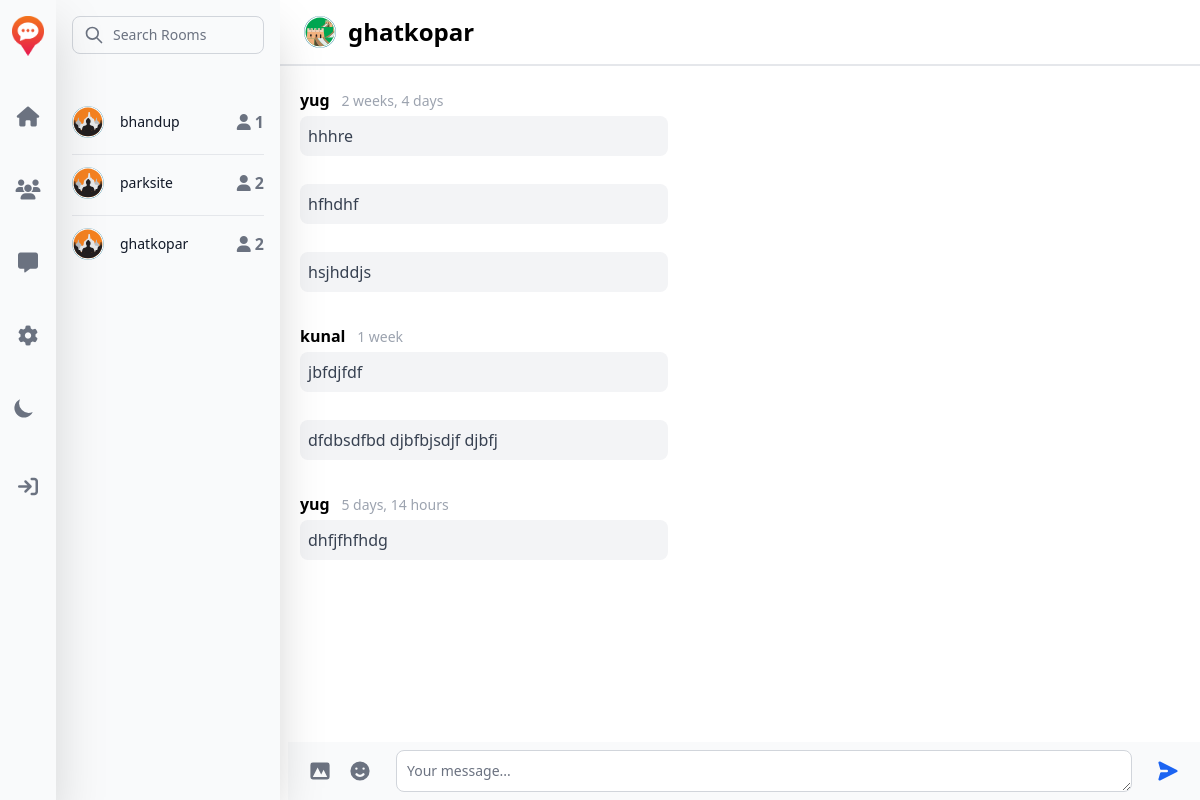
The app's page /room/5 with its own data.
### base/models.py (models this page shows, shortened)
class Room(models.Model):
    host = models.ForeignKey('User', on_delete=models.CASCADE)
    name = models.CharField(max_length=255)
    location = models.ForeignKey(Location, on_delete=models.CASCADE)
    radius = models.PositiveIntegerField()
    participants = models.ManyToManyField('User', blank=True, related_name="participants")
    created = models.DateTimeField(auto_now_add=True)

class Message(models.Model):
    content = models.CharField(max_length=500)
    room = models.ForeignKey(Room, on_delete=models.CASCADE)
    user = models.ForeignKey('User', on_delete=models.CASCADE)
    created = models.DateTimeField(auto_now_add=True)

class User(AbstractUser):
    name = models.CharField(max_length=255, null=True)
    location = models.ForeignKey(Location, on_delete=models.CASCADE, null=True, blank=True)
    rooms = models.ManyToManyField(Room, blank=True)
    def __str__(self):
        return self.username

### base/views.py (the view, shortened to what this page needs)
# urls.py: path('room/<str:pk>', views.room, name='room'),
def room(request, pk):
    global rooms
    if request.user.is_authenticated:
        rooms = getRooms(request)
    room = Room.objects.get(id=pk)
    room_messages = room.message_set.all()
    messages_with_prev = []
    prev_message = None
    for message in room_messages:
        message_with_prev = {
            'message': message,
            'prev_message': prev_message
        }
        messages_with_prev.append(message_with_prev)
        prev_message = message
    participants = room.participants.all()
    context = {'room': room, 'room_messages': messages_with_prev,
               'participants': participants, 'rooms': rooms}
    return render(request, 'base/room.html', context)

### base/templates/base/room.html (shortened to what this page needs)
{% extends 'base/home.html' %}
{% load static %}
{% load custom_tags %}
{% block room_list %}
  {{ block.super }}
{% endblock %}
{% block room %}
<div class="h-full overflow-hidden">
<nav class="fixed w-full h-15 right-0 top-0 pl-72 bg-white border-gray-200 dark:bg-gray-900 border-b-2 border-gray-200 ">
  <div class="max-w-screen-xl flex flex-wrap items-center justify-between mx-auto p-4">
    <a href="{% url 'room' room.id %}" class="flex items-center">
        <img src="{% static 'base/images/svg/Asset_1.svg' %}" class="h-8 mr-3" alt="Flowbite Logo" />
        <span class="self-center text-2xl font-semibold whitespace-nowrap dark:text-white">{{room.name}}</span>
    </a>
  </div>
</nav>
{% block room_chat %}
<div class="chat-box px-3 py-16 scrollbar overflow-y-auto h-full">
  {% for msg in room_messages %}
    {% if msg.message.user.username == request.user.username %}
      <div class="block ml-auto max-w-sm p-2 my-3">
        {% if msg.message.user.username != msg.prev_message.user.username %}
        <p class="font-normal text-sm px-2 py-1 text-end text-gray-400 dark:text-gray-400">
          {{msg.message.created|timesince}}
          <span class="font-bold text-black dark:text-white text-base ml-2">{{msg.message.user}}</span>
        </p>
        {% endif %}
        <div class="border border-gray-200 p-2 rounded-lg w dark:border-gray-700 bg-gradient-to-r from-indigo-500 via-purple-500 to-pink-500">
          <p class="font-normal text-white">
            {{msg.message.content}}
          </p>
        </div>
      </div>
    {% else %}
      <div class="block max-w-sm p-2 my-3">
        {% if msg.message.user.username != msg.prev_message.user.username %}
        <p class="font-normal text-sm py-1 text-gray-400 dark:text-gray-400">
          <span class="font-bold text-black dark:text-white text-base mr-2">{{msg.message.user}}</span>
          {{msg.message.created|timesince}}
        </p>
        {% endif %}
        <div class="p-2 bg-gray-100 rounded-lg w  dark:bg-gray-600">
          <p class="font-normal text-gray-700 dark:text-white">
            {{msg.message.content}}
          </p>
        </div>
      </div>
    {% endif %}
  {% endfor %}
</div>
{% endblock %}
<div class="fixed w-full h-15 right-0 bottom-0 pl-72">
  <form action="" method="POST" class="w-full">
    <div class="flex items-center px-3 py-2 bg-gray-50 dark:bg-gray-700">
        <button type="button" class="inline-flex justify-center p-2 text-gray-500 rounded-lg cursor-pointer hover:text-gray-900 hover:bg-gray-100 dark:text-gray-400 dark:hover:text-white dark:hover:bg-gray-600">
            <svg aria-hidden="true" class="w-6 h-6" fill="currentColor" viewBox="0 0 20 20" xmlns="http://www.w3.org/2000/svg"><path fill-rule="evenodd" d="M4 3a2 2 0 00-2 2v10a2 2 0 002 2h12a2 2 0 002-2V5a2 2 0 00-2-2H4zm12 12H4l4-8 3 6 2-4 3 6z" clip-rule="evenodd"></path></svg>
        </button>
        <button type="button" class="p-2 text-gray-500 rounded-lg cursor-pointer hover:text-gray-900 hover:bg-gray-100 dark:text-gray-400 dark:hover:text-white dark:hover:bg-gray-600">
        </button>
        <textarea required id="chat" name="content" rows="1" class="block mx-4 p-2.5 w-full text-sm text-gray-900 bg-white rounded-lg border border-gray-300 focus:ring-blue-500 focus:border-blue-500 dark:bg-gray-800 dark:border-gray-600 dark:placeholder-gray-400 dark:text-white dark:focus:ring-blue-500 dark:focus:border-blue-500" placeholder="Your message..."></textarea>
        <button type="submit" class="inline-flex justify-center p-2 text-blue-600 rounded-full cursor-pointer hover:bg-blue-100 dark:text-blue-500 dark:hover:bg-gray-600">
          <svg aria-hidden="true" class="w-6 h-6 rotate-90" fill="currentColor" viewBox="0 0 20 20" xmlns="http://www.w3.org/2000/svg"><path d="M10.894 2.553a1 1 0 00-1.788 0l-7 14a1 1 0 001.169 1.409l5-1.429A1 1 0 009 15.571V11a1 1 0 112 0v4.571a1 1 0 00.725.962l5 1.428a1 1 0 001.17-1.408l-7-14z"></path></svg>
        </button>
    </div>
  </form>
</div>
</div>
{% endblock %}

### base/templates/base/home.html (shortened to what this page needs)
{% extends 'main.html' %}
{% load static %}
{% block content %}
<div class="absolute top-0 left-0 w-full">
{% block room_list %}
<aside id="room-sidebar" class="fixed top-0 p-0 left-0 ml-14 z-40 w-56 h-screen transition-transform -translate-x-full sm:translate-x-0 shadow-2xl" aria-label="Sidebar">
  <div class="h-full px-4 py-4 overflow-y-auto bg-gray-50 dark:bg-gray-800 align-middle">
    <form>
      <div class="relative">
          <div class="absolute inset-y-0 left-0 flex items-center pl-3 pointer-events-none">
          </div>
          <input type="search" id="default-search" class="block w-full p-2 pl-10 text-sm text-gray-900 border border-gray-300 rounded-lg bg-gray-50 focus:ring-blue-500 focus:border-blue-500 dark:bg-gray-700 dark:border-gray-600 dark:placeholder-gray-400 dark:text-white dark:focus:ring-blue-500 dark:focus:border-blue-500" placeholder="Search Rooms" required>
      </div>
    </form>
     <ul class="max-w-md divide-y mt-10 divide-gray-200 dark:divide-gray-700">
        {% for room in rooms %}
        <li class="py-3 sm:pb-4">
          <a href="{% url 'room' room.id %}">
            <div class="flex items-center space-x-4">
              <div class="flex-shrink-0">
                  <img class="w-8 h-8 rounded-full" src="{% static 'base/images/svg/Asset_2.svg' %}" alt="Neil image">
              </div>
              <div class="flex-1 min-w-0">
                  <p class="text-sm font-medium text-gray-900 truncate dark:text-white">
                    {{room.name}}
                  </p>
              </div>
              <div class="inline-flex items-center text-base font-semibold text-gray-500 dark:text-white">
                  <i class="fa fa-user mr-1" style="color: #6b7280;"></i>
                  {{room.participants.count}}
              </div>
            </div>
          </a>
        </li>
        {% endfor %}
     </ul>
  </div>
</aside>
{% endblock %}
<div class="sm:ml-56 relative dark:bg-gray-800" >
  {% block room %}
  {% endblock %}
</div>
</div>
{% endblock content %}

### records on screen
Room: name "bhandup", participants.count "1"
Room: name "parksite", participants.count "2"
Room: name "ghatkopar", participants.count "2"
Message: message.user "yug", message.created "2 weeks, 4 days", message.content "hhhre"
Message: message.content "hfhdhf"
Message: message.content "hsjhddjs"
Message: message.user "kunal", message.created "1 week", message.content "jbfdjfdf"
Message: message.content "dfdbsdfbd djbfbjsdjf djbfj"
Message: message.user "yug", message.created "5 days, 14 hours", message.content "dhfjfhfhdg"
